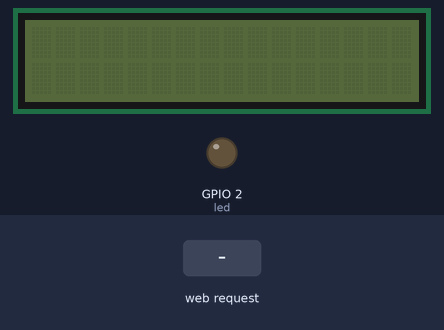
Recording of a program running on a simulated ESP32 board running MicroPython. Parts: 16×2 character LCD, output pins drawn as LEDs (lit = HIGH). The test bench sets the inputs (shaded band). WiFi joins after 1.5 s; the clock reads 2024-03-15 10:24:30 at power-on unless the program sets it; requests to the public web service named in the program get a made-up reply in its usual format after 0.4 s (London, UTC, broken clouds, 64 % humidity, 1013 hPa unless stated); library files of the repository ran but are not shown: lcd_api.py, i2c_lcd.py; what the program prints to the serial console is not drawn.

Above: at 2.8 s.
2.9 s: HTTP request GET /?led_2_on received
At 4.1 s:
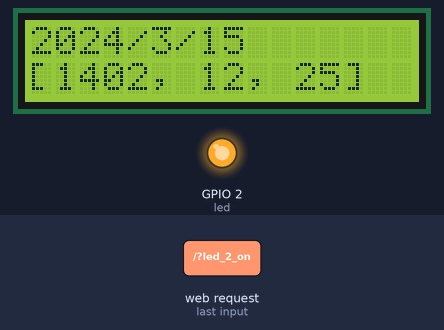
At 10.3 s:
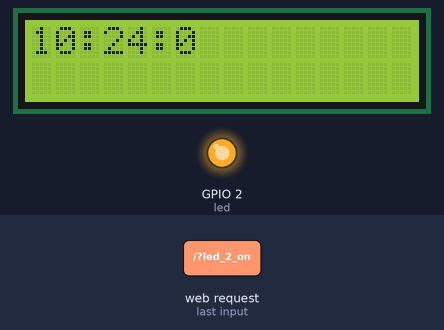
Timing chart, 0 to 11.8 s (numbered marks = the images above; inputs shaded):
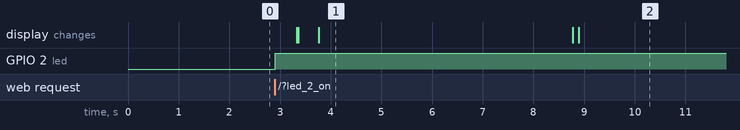

The program:

main.py
```python
import wifimgr
from time import sleep
import network, urequests, utime, machine
import gc
from machine import Pin, SoftI2C
from lcd_api import LcdApi
from i2c_lcd import I2cLcd
import shamsi

#date
urldt = "http://worldtimeapi.org/api/timezone/Asia/tehran" # see http://worldtimeapi.org/timezones
web_query_delay = 60000 # interval time of web JSON query
retry_delay = 5000 # interval time of retry after a failed Web query

try:
  import usocket as socket
except:
  import socket
led = machine.Pin(2, machine.Pin.OUT)
wlan = wifimgr.get_connection()
if wlan is None:
    print("Could not initialize the network connection.")
    while True:
        pass
print("ESP OK0")
led_state = "OFF"

def web_page():
    html = """<html>

<head>
    <meta name="viewport" content="width=device-width, initial-scale=1">
    <link rel="stylesheet" href="https://use.fontawesome.com/releases/v5.7.2/css/all.css"
     integrity="sha384-fnmOCqbTlWIlj8LyTjo7mOUStjsKC4pOpQbqyi7RrhN7udi9RwhKkMHpvLbHG9Sr" crossorigin="anonymous">
    <style>
        html {
            font-family: Arial;
            display: inline-block;
            margin: 0px auto;
            text-align: center;
        }

        .button {
            background-color: #ce1b0e;
            border: none;
            color: white;
            padding: 16px 40px;
            text-align: center;
            text-decoration: none;
            display: inline-block;
            font-size: 16px;
            margin: 4px 2px;
            cursor: pointer;
        }

        .button1 {
            background-color: #000000;
        }
    </style>
</head>

<body>
    <h2>ESP MicroPython Web Server</h2>
    <p>LED state: <strong>""" + led_state + """</strong></p>
    <p>
        <i class="fas fa-lightbulb fa-3x" style="color:#c81919;"></i>
        <a href=\"?led_2_on\"><button class="button">LED ON</button></a>
    </p>
    <p>
        <i class="far fa-lightbulb fa-3x" style="color:#000000;"></i>
        <a href=\"?led_2_off\"><button class="button button1">LED OFF</button></a>
    </p>
</body>

</html>"""
    return html


s = socket.socket(socket.AF_INET, socket.SOCK_STREAM)
s.bind(('', 80))
s.listen(5)


while True:
    try:
        if gc.mem_free() < 102000:
            gc.collect()
        conn, addr = s.accept()
        conn.settimeout(3.0)
        print('Received HTTP GET connection request from %s' % str(addr))
        request = conn.recv(1024)
        conn.settimeout(None)
        request = str(request)
        print('GET Rquest Content = %s' % request)

        led_on = request.find('/?led_2_on')
        led_off = request.find('/?led_2_off')
        if led_on == 6:
            print('LED ON -> GPIO2')
            led_state = "ON"
            led.on()
        if led_off == 6:
            print('LED OFF -> GPIO2')
            led_state = "OFF"
            led.off()
        response = web_page()
        conn.send('HTTP/1.1 200 OK\n')
        conn.send('Content-Type: text/html\n')
        conn.send('Connection: close\n\n')
        conn.sendall(response)
        conn.close()

        # HTTP GET data
        responsedt = urequests.get(urldt)
        if responsedt.status_code == 200: # query success

            print("JSON response:\n", responsedt.text)

            # parse JSON
            parsed = responsedt.json()
            datetime_str = str(parsed["datetime"])
            year = int(datetime_str[0:4])
            month = int(datetime_str[5:7])
            day = int(datetime_str[8:10])
            hour = int(datetime_str[11:13])
            minute = int(datetime_str[14:16])
            second = int(datetime_str[17:19])
            subsecond = int(round(int(datetime_str[20:26]) / 10000))

# LCD 16x2 Print Code
        I2C_ADDR = 0x27
        totalRows = 2
        totalColumns = 16
        i2c = SoftI2C(scl=Pin(22), sda=Pin(21), freq=10000) #I2C for ESP32
        #i2c = I2C(scl=Pin(5), sda=Pin(4), freq=10000) #I2C for ESP8266
        lcd = I2cLcd(i2c, I2C_ADDR, totalRows, totalColumns)
        lcd.putstr(str(year)+"/"+str(month)+"/"+str(day))
        #lcd.clear()
        lcd.move_to(0,1)
        # Date To Shamsi
        shamsidt = shamsi.gregorian_to_jalali(year, month, day)
        lcd.putstr(str(shamsidt))
        sleep(5)
        lcd.clear()
        lcd.putstr(str(hour)+":"+str(minute)+":"+str(subsecond))
        sleep(5)
        lcd.clear()
        lcd.putstr(str(addr))
        sleep (3)


    except OSError as e:
        conn.close()
        print (str(addr))
        print('Connection closed')
```

shamsi.py
```python
# (licence header left out)
def gregorian_to_jalali(gy, gm, gd):
 g_d_m = [0, 31, 59, 90, 120, 151, 181, 212, 243, 273, 304, 334]
 if (gm > 2):
  gy2 = gy + 1
 else:
  gy2 = gy
 days = 355666 + (365 * gy) + ((gy2 + 3) // 4) - ((gy2 + 99) // 100) + ((gy2 + 399) // 400) + gd + g_d_m[gm - 1]
 jy = -1595 + (33 * (days // 12053))
 days %= 12053
 jy += 4 * (days // 1461)
 days %= 1461
 if (days > 365):
  jy += (days - 1) // 365
  days = (days - 1) % 365
 if (days < 186):
  jm = 1 + (days // 31)
  jd = 1 + (days % 31)
 else:
  jm = 7 + ((days - 186) // 30)
  jd = 1 + ((days - 186) % 30)
 return [jy, jm, jd]


def jalali_to_gregorian(jy, jm, jd):
 jy += 1595
 days = -355668 + (365 * jy) + ((jy // 33) * 8) + (((jy % 33) + 3) // 4) + jd
 if (jm < 7):
  days += (jm - 1) * 31
 else:
  days += ((jm - 7) * 30) + 186
 gy = 400 * (days // 146097)
 days %= 146097
 if (days > 36524):
  days -= 1
  gy += 100 * (days // 36524)
  days %= 36524
  if (days >= 365):
   days += 1
 gy += 4 * (days // 1461)
 days %= 1461
 if (days > 365):
  gy += ((days - 1) // 365)
  days = (days - 1) % 365
 gd = days + 1
 if ((gy % 4 == 0 and gy % 100 != 0) or (gy % 400 == 0)):
  kab = 29
 else:
  kab = 28
 sal_a = [0, 31, kab, 31, 30, 31, 30, 31, 31, 30, 31, 30, 31]
 gm = 0
 while (gm < 13 and gd > sal_a[gm]):
  gd -= sal_a[gm]
  gm += 1
 return [gy, gm, gd]
```

Measured:
- after the input at 2.9 s, GPIO 2 (led): LOW → HIGH at once
- what the display in image 1 shows lasts 5.0 s, from 3.8 s to 8.8 s
